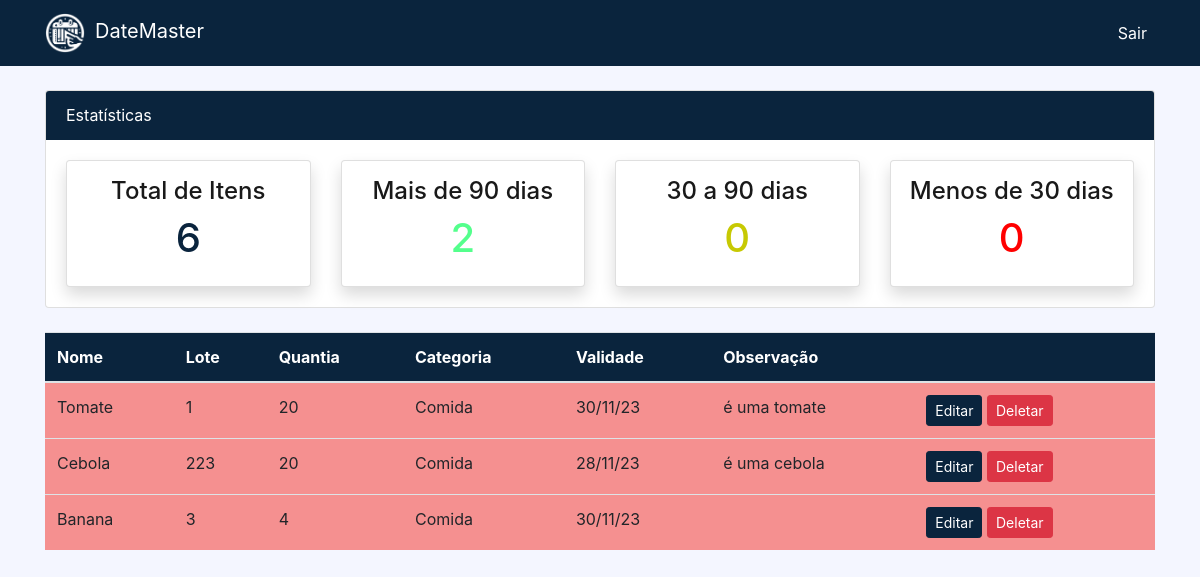
Before: /baixa/ (signed in) with the older database file.
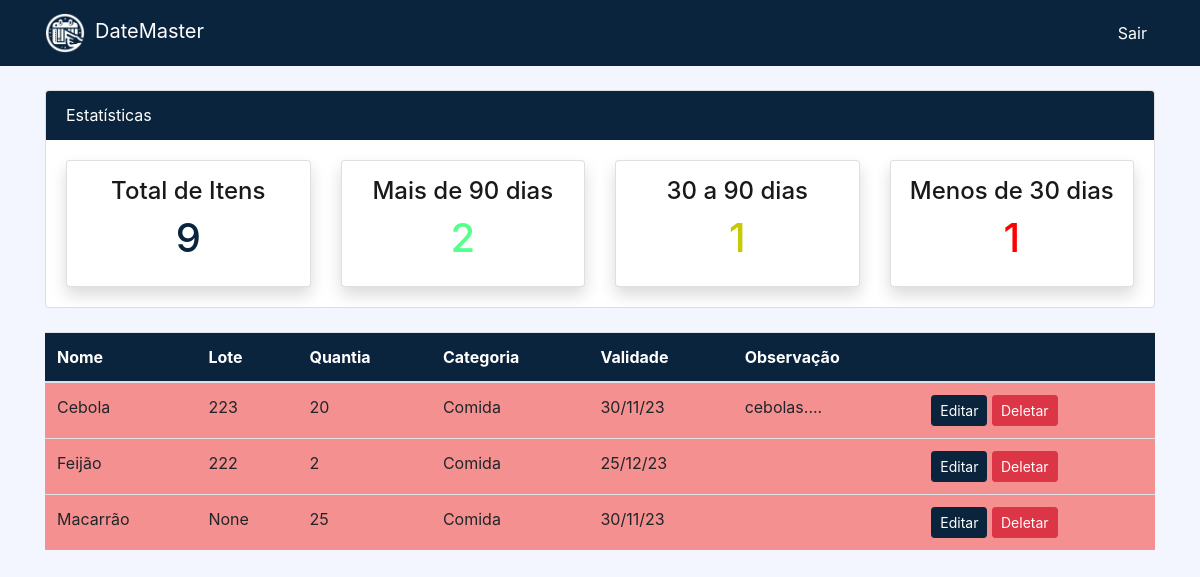
After: the same page with the newer database file.
### dashboard/models.py (models this page shows, shortened)
class Product(models.Model):
    name = models.CharField(max_length=100, null=True, blank=True)
    lot = models.CharField(max_length=20, null=True, blank=True)
    category = models.CharField(max_length=20, choices=CATEGORY, null=True, blank=True)
    quantity = models.PositiveIntegerField(null=False, blank=True)
    expiration_date = models.DateField(null=True, blank=True)
    observation = models.TextField(null=True, blank=True)

### dashboard/views.py (the view)
# urls.py: path('baixa/', views.baixa, name='dashboard-baixa'),
@login_required
def baixa(request):
    items = Product.objects.raw('SELECT * FROM dashboard_product')
    item_countp = len(items)
    current_date = date.today()
    three_months_ago = current_date + timedelta(days=3*30)
    items = Product.objects.raw('SELECT * FROM dashboard_product WHERE expiration_date > %s', [three_months_ago])
    item_counta = len(items)
    current_date = date.today()
    thirty_days_ago = current_date + timedelta(days=30)
    ninety_days_ago = current_date + timedelta(days=90)
    query = ''' SELECT * FROM dashboard_product WHERE expiration_date BETWEEN %s AND %s'''
    items = Product.objects.raw(query, [thirty_days_ago, ninety_days_ago])
    item_countm = len(items)
    current_date = date.today()
    thirty_days_from_now = current_date + timedelta(days=30)
    items = Product.objects.filter(expiration_date__gt=current_date, expiration_date__lt=thirty_days_from_now)
    item_countb = len(items)
    context = {
        'items': items,
        'item_countp': item_countp,
        'item_counta': item_counta,
        'item_countm': item_countm,
        'item_countb': item_countm,
    }
    return render(request, 'dashboard/baixa.html', context)

### templates/dashboard/baixa.html (shortened to what this page needs)
{% extends 'partials/base.html' %}
{% load crispy_forms_tags %}
{% block content %}
{% include 'partials/topnav.html' %}
        <div class="container">
            <div class="row my-4">
                <div class="col-md-12">
                    <table class="table bg-white">
                        <thead class="bg-info color-custom">
                            <tr class="text-white">
                                <th scope="col">Nome</th>
                                <th scope="col">Lote</th>
                                <th scope="col">Quantia</th>
                                <th scope="col">Categoria</th>
                                <th scope="col">Validade</th>
                                <th scope="col">Observação</th>
                                <th scope="col"></th>
                            </tr>
                        </thead>
                        <tbody>
                            {% for item in items %}
                                <tr >
                                    <td style="background-color: rgb(245, 144, 144);">{{ item.name }}</td>
                                    <td style="background-color: rgb(245, 144, 144);">{{ item.lot }}</td>
                                    <td style="background-color: rgb(245, 144, 144);">{{ item.quantity }}</td>
                                    <td style="background-color: rgb(245, 144, 144);">{{ item.category }}</td>
                                    <td style="background-color: rgb(245, 144, 144);">{{ item.expiration_date|date:"d/m/y" }}</td>
                                    <td style="background-color: rgb(245, 144, 144);">{{item.observation}}</td>
                                    <td style="background-color: rgb(245, 144, 144);">
                                        <a class="btn btn-info btn-sm" href="{% url 'dashboard-product-update' pk=item.id %}">Editar</a>
                                        <a class="btn btn-danger btn-sm" href="{% url 'dashboard-product-delete' pk=item.id %}">Deletar</a>
                                    </td>
                                </tr>
                            {% endfor %}
                        </tbody>
                    </table>
                </div>
            </div>
        </div>
{% endblock%}

Changed rows visible on the page:
no longer on this page (row edited): Product: name "Tomate", lot "1", quantity "20", category "Comida", expiration_date "30/11/23", observation "é uma tomate"
no longer on this page (row edited): Product: name "Banana", lot "3", quantity "4", category "Comida", expiration_date "30/11/23"
changed Product "Cebola": expiration_date "28/11/23" → "30/11/23"; observation "é uma cebola" → "cebolas...."
added Product: name "Feijão", lot "222", quantity "2", category "Comida", expiration_date "25/12/23"
added Product: name "Macarrão", lot "None", quantity "25", category "Comida", expiration_date "30/11/23"
Other visible differences:
{{ item_countp }}: "6" → "9"
{{ item_countm }}: "0" → "1"
{{ item_countb }}: "0" → "1"
